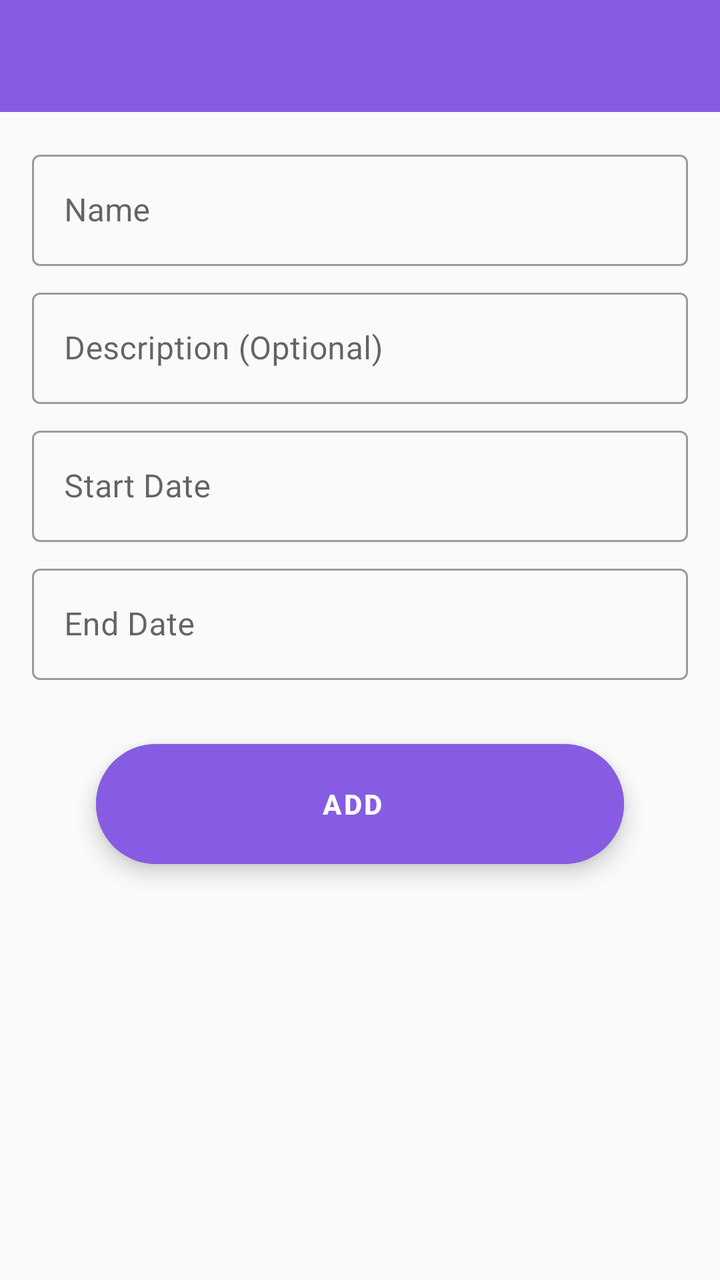
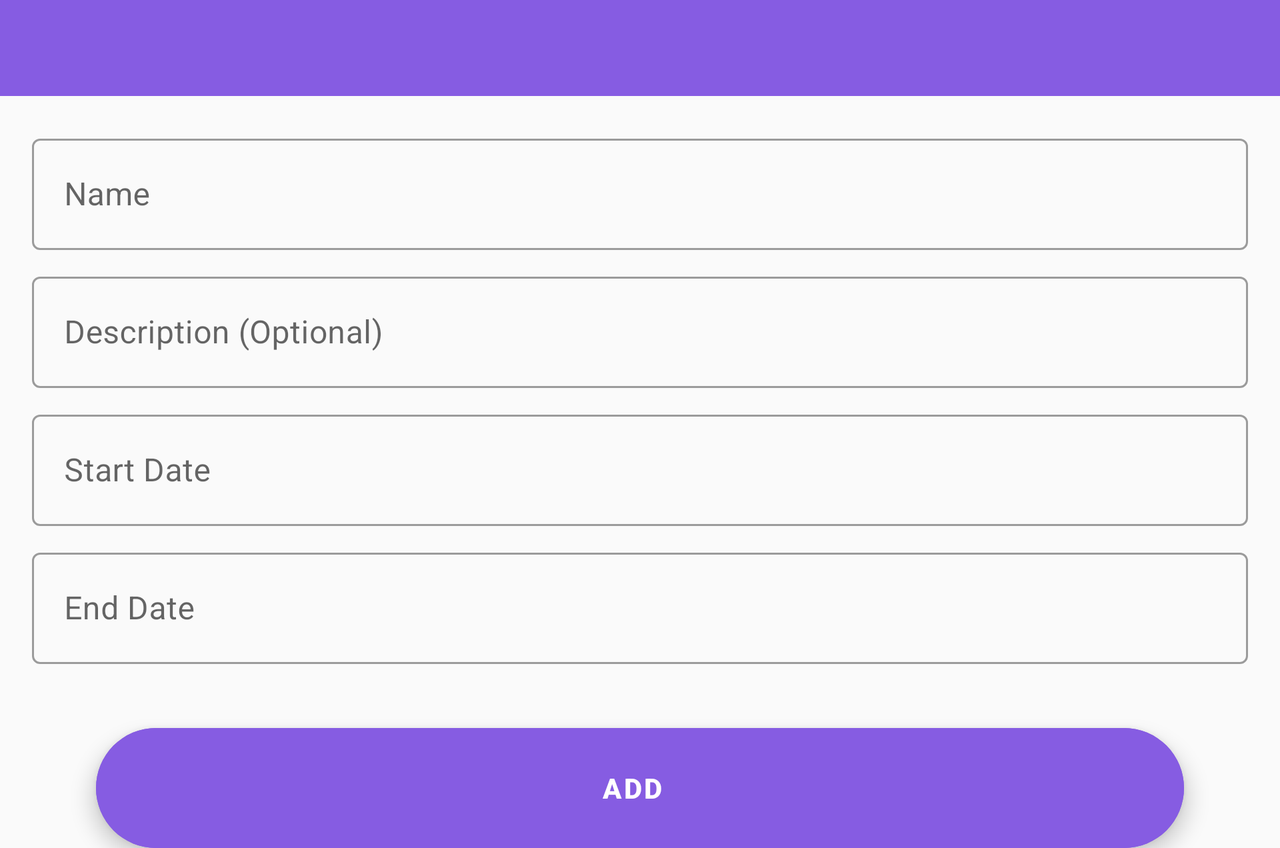

Two renders of one Android screen. The first uses the default layout on a phone; the second uses the alternative layout the repository ships for a different screen configuration, on a matching device. The two XML files are below.
<!-- AndroidManifest.xml: application theme AppTheme -->
<!-- res/layout/activity_add_edit.xml -->
<?xml version="1.0" encoding="utf-8"?>
<LinearLayout
        xmlns:android="http://schemas.android.com/apk/res/android"
        xmlns:tools="http://schemas.android.com/tools"
        xmlns:app="http://schemas.android.com/apk/res-auto"
        android:layout_width="match_parent"
        android:layout_height="match_parent"
        tools:context=".ui.task.AddEditActivity" android:orientation="vertical">

    <com.google.android.material.appbar.AppBarLayout
            android:layout_height="wrap_content"
            android:layout_width="match_parent"
            android:theme="@style/AppTheme.AppBarOverlay">

        <include
                android:id="@+id/toolbar"
                layout="@layout/toolbar">
        </include>

    </com.google.android.material.appbar.AppBarLayout>

    <RelativeLayout android:layout_width="match_parent" android:layout_height="match_parent">
        <com.google.android.material.textfield.TextInputLayout
                android:id="@+id/text_input_task_name"
                style="@style/Widget.MaterialComponents.TextInputLayout.OutlinedBox"
                android:layout_width="match_parent"
                android:layout_height="wrap_content"
                android:layout_marginStart="@dimen/margin_left"
                android:layout_marginEnd="@dimen/margin_right"
                android:layout_marginTop="@dimen/margin"
        >
            <com.google.android.material.textfield.TextInputEditText
                    android:id="@+id/task_name"
                    android:layout_width="match_parent"
                    android:layout_height="wrap_content"
                    android:hint="Name"/>
        </com.google.android.material.textfield.TextInputLayout>

        <com.google.android.material.textfield.TextInputLayout
                android:id="@+id/text_input_task_description"
                style="@style/Widget.MaterialComponents.TextInputLayout.OutlinedBox"
                android:layout_width="match_parent"
                android:layout_height="wrap_content"
                android:layout_below="@id/text_input_task_name"
                android:layout_marginStart="@dimen/margin_left"
                android:layout_marginEnd="@dimen/margin_right"
                android:layout_marginTop="@dimen/margin_top"
        >
            <com.google.android.material.textfield.TextInputEditText
                    android:id="@+id/task_description"
                    android:layout_width="match_parent"
                    android:layout_height="wrap_content"
                    android:hint="Description (Optional)"/>
        </com.google.android.material.textfield.TextInputLayout>

        <com.google.android.material.textfield.TextInputLayout
                android:id="@+id/text_input_start_date"
                style="@style/Widget.MaterialComponents.TextInputLayout.OutlinedBox"
                android:layout_width="match_parent"
                android:layout_height="wrap_content"
                android:layout_below="@id/text_input_task_description"
                android:layout_marginStart="@dimen/margin_left"
                android:layout_marginEnd="@dimen/margin_right"
                android:layout_marginTop="@dimen/margin_top"
        >
            <com.google.android.material.textfield.TextInputEditText
                    android:id="@+id/task_start_date"
                    android:layout_width="match_parent"
                    android:layout_height="wrap_content"
                    android:clickable="true"
                    android:focusable="false"
                    android:hint="Start Date"/>
        </com.google.android.material.textfield.TextInputLayout>

        <com.google.android.material.textfield.TextInputLayout
                android:id="@+id/text_input_end_date"
                style="@style/Widget.MaterialComponents.TextInputLayout.OutlinedBox"
                android:layout_width="match_parent"
                android:layout_height="wrap_content"
                android:layout_below="@id/text_input_start_date"
                android:layout_marginStart="@dimen/margin_left"
                android:layout_marginEnd="@dimen/margin_right"
                android:layout_marginTop="@dimen/margin_top"
        >
            <com.google.android.material.textfield.TextInputEditText
                    android:id="@+id/task_end_date"
                    android:layout_width="match_parent"
                    android:layout_height="wrap_content"
                    android:clickable="true"
                    android:focusable="false"
                    android:hint="End Date"/>
        </com.google.android.material.textfield.TextInputLayout>

        <com.google.android.material.floatingactionbutton.ExtendedFloatingActionButton
                android:id="@+id/add_button"
                android:layout_width="wrap_content"
                android:layout_height="60dp"
                android:text="Add"
                android:gravity="center"
                android:textColor="@color/colorWhite"
                android:textStyle="bold"
                android:elevation="10dp"
                android:backgroundTint="@color/colorAccent"
                android:layout_below="@id/text_input_end_date"
                android:layout_alignStart="@id/text_input_task_description"
                android:layout_alignEnd="@id/text_input_task_description"
                android:layout_centerHorizontal="true"
                android:layout_marginTop="@dimen/margin_large"
                android:layout_marginStart="@dimen/margin_large"
                android:layout_marginEnd="@dimen/margin_large"
                app:layout_anchorGravity="center"/>
    </RelativeLayout>


</LinearLayout>
<!-- res/layout/toolbar.xml (included above) -->
<?xml version="1.0" encoding="utf-8"?>
<android.support.v7.widget.Toolbar
xmlns:android="http://schemas.android.com/apk/res/android"
xmlns:app="http://schemas.android.com/apk/res-auto"
android:id="@+id/toolbar"
android:layout_width="match_parent"
android:layout_height="?attr/actionBarSize"
android:background="?attr/colorPrimary"
android:elevation="4dp"
android:theme="@style/ThemeOverlay.AppCompat.ActionBar"
app:popupTheme="@style/ThemeOverlay.AppCompat.Light"/>
<!-- resources referenced by this layout -->
<resources>
  <color name="colorAccent">#865CE2</color>
  <color name="colorWhite">#ffffff</color>
  <!-- from res/values-xxhdpi/ -->
  <dimen name="margin">16dp</dimen>
  <!-- from res/values-xxhdpi/ -->
  <dimen name="margin_large">32dp</dimen>
  <!-- from res/values-xxhdpi/ -->
  <dimen name="margin_left">16dp</dimen>
  <!-- from res/values-xxhdpi/ -->
  <dimen name="margin_right">16dp</dimen>
  <!-- from res/values-xxhdpi/ -->
  <dimen name="margin_top">8dp</dimen>
  <style name="AppTheme.AppBarOverlay" parent="ThemeOverlay.AppCompat.Dark.ActionBar" />
  <style name="AppTheme" parent="Theme.MaterialComponents.Light.NoActionBar.Bridge">
          
          <item name="colorPrimary">@color/colorPrimary</item>
          <item name="colorPrimaryDark">@color/colorPrimaryDark</item>
          <item name="colorAccent">@color/colorAccent</item>
      </style>
  <color name="colorPrimary">#865CE2</color>
  <color name="colorPrimaryDark">#6E41DB</color>
</resources>
<!-- res/layout-land/activity_add_edit.xml (the repository's variant of the layout above) -->
<!-- drawn on the phone turned sideways -->
<?xml version="1.0" encoding="utf-8"?>
<ScrollView android:layout_height="match_parent" xmlns:android="http://schemas.android.com/apk/res/android"
            android:layout_width="match_parent">

    <LinearLayout
            xmlns:android="http://schemas.android.com/apk/res/android"
            xmlns:tools="http://schemas.android.com/tools"
            xmlns:app="http://schemas.android.com/apk/res-auto"
            android:layout_width="match_parent"
            android:layout_height="match_parent"
            tools:context=".ui.task.AddEditActivity" android:orientation="vertical">

        <com.google.android.material.appbar.AppBarLayout
                android:layout_height="wrap_content"
                android:layout_width="match_parent"
                android:theme="@style/AppTheme.AppBarOverlay">

            <include
                    android:id="@+id/toolbar"
                    layout="@layout/toolbar">
            </include>

        </com.google.android.material.appbar.AppBarLayout>

        <RelativeLayout android:layout_width="match_parent" android:layout_height="match_parent">
            <com.google.android.material.textfield.TextInputLayout
                    android:id="@+id/text_input_task_name"
                    style="@style/Widget.MaterialComponents.TextInputLayout.OutlinedBox"
                    android:layout_width="match_parent"
                    android:layout_height="wrap_content"
                    android:layout_marginStart="@dimen/margin_left"
                    android:layout_marginEnd="@dimen/margin_right"
                    android:layout_marginTop="@dimen/margin"
            >
                <com.google.android.material.textfield.TextInputEditText
                        android:id="@+id/task_name"
                        android:layout_width="match_parent"
                        android:layout_height="wrap_content"
                        android:inputType="textCapSentences"
                        android:hint="Name"/>
            </com.google.android.material.textfield.TextInputLayout>

            <com.google.android.material.textfield.TextInputLayout
                    android:id="@+id/text_input_task_description"
                    style="@style/Widget.MaterialComponents.TextInputLayout.OutlinedBox"
                    android:layout_width="match_parent"
                    android:layout_height="wrap_content"
                    android:inputType="textCapSentences"
                    android:layout_below="@id/text_input_task_name"
                    android:layout_marginStart="@dimen/margin_left"
                    android:layout_marginEnd="@dimen/margin_right"
                    android:layout_marginTop="@dimen/margin_top"
            >
                <com.google.android.material.textfield.TextInputEditText
                        android:id="@+id/task_description"
                        android:layout_width="match_parent"
                        android:layout_height="wrap_content"
                        android:hint="Description (Optional)"/>
            </com.google.android.material.textfield.TextInputLayout>

            <com.google.android.material.textfield.TextInputLayout
                    android:id="@+id/text_input_start_date"
                    style="@style/Widget.MaterialComponents.TextInputLayout.OutlinedBox"
                    android:layout_width="match_parent"
                    android:layout_height="wrap_content"
                    android:layout_below="@id/text_input_task_description"
                    android:layout_marginStart="@dimen/margin_left"
                    android:layout_marginEnd="@dimen/margin_right"
                    android:layout_marginTop="@dimen/margin_top"
            >
                <com.google.android.material.textfield.TextInputEditText
                        android:id="@+id/task_start_date"
                        android:layout_width="match_parent"
                        android:layout_height="wrap_content"
                        android:clickable="true"
                        android:focusable="false"
                        android:hint="Start Date"/>
            </com.google.android.material.textfield.TextInputLayout>

            <com.google.android.material.textfield.TextInputLayout
                    android:id="@+id/text_input_end_date"
                    style="@style/Widget.MaterialComponents.TextInputLayout.OutlinedBox"
                    android:layout_width="match_parent"
                    android:layout_height="wrap_content"
                    android:layout_below="@id/text_input_start_date"
                    android:layout_marginStart="@dimen/margin_left"
                    android:layout_marginEnd="@dimen/margin_right"
                    android:layout_marginTop="@dimen/margin_top"
            >
                <com.google.android.material.textfield.TextInputEditText
                        android:id="@+id/task_end_date"
                        android:layout_width="match_parent"
                        android:layout_height="wrap_content"
                        android:clickable="true"
                        android:focusable="false"
                        android:hint="End Date"/>
            </com.google.android.material.textfield.TextInputLayout>

            <com.google.android.material.floatingactionbutton.ExtendedFloatingActionButton
                    android:id="@+id/add_button"
                    android:layout_width="wrap_content"
                    android:layout_height="60dp"
                    android:text="Add"
                    android:gravity="center"
                    android:textColor="@color/colorWhite"
                    android:textStyle="bold"
                    android:elevation="10dp"
                    android:backgroundTint="@color/colorAccent"
                    android:layout_below="@id/text_input_end_date"
                    android:layout_alignStart="@id/text_input_task_description"
                    android:layout_alignEnd="@id/text_input_task_description"
                    android:layout_centerHorizontal="true"
                    android:layout_marginTop="@dimen/margin_large"
                    android:layout_marginStart="@dimen/margin_large"
                    android:layout_marginEnd="@dimen/margin_large"
                    app:layout_anchorGravity="center"/>
        </RelativeLayout>


    </LinearLayout>

</ScrollView>
